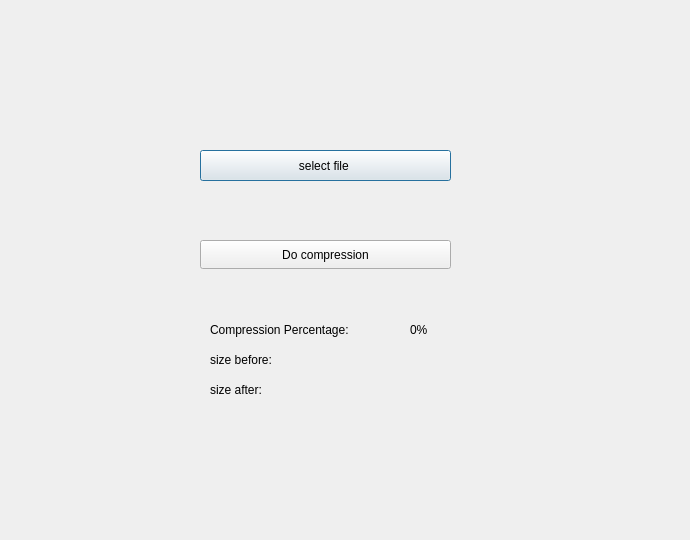
<?xml version="1.0" encoding="UTF-8"?>
<ui version="4.0">
 <class>compress</class>
 <widget class="QDialog" name="compress">
  <property name="geometry">
   <rect>
    <x>0</x>
    <y>0</y>
    <width>690</width>
    <height>540</height>
   </rect>
  </property>
  <property name="windowTitle">
   <string>Dialog</string>
  </property>
  <widget class="QPushButton" name="com_sel">
   <property name="geometry">
    <rect>
     <x>200</x>
     <y>150</y>
     <width>251</width>
     <height>31</height>
    </rect>
   </property>
   <property name="text">
    <string>select file </string>
   </property>
  </widget>
  <widget class="QPushButton" name="docompression">
   <property name="geometry">
    <rect>
     <x>200</x>
     <y>240</y>
     <width>251</width>
     <height>29</height>
    </rect>
   </property>
   <property name="text">
    <string>Do compression</string>
   </property>
  </widget>
  <widget class="QLabel" name="percentageLabel">
   <property name="geometry">
    <rect>
     <x>410</x>
     <y>320</y>
     <width>63</width>
     <height>20</height>
    </rect>
   </property>
   <property name="text">
    <string>0%</string>
   </property>
  </widget>
  <widget class="QLabel" name="label">
   <property name="geometry">
    <rect>
     <x>210</x>
     <y>320</y>
     <width>181</width>
     <height>20</height>
    </rect>
   </property>
   <property name="text">
    <string>Compression Percentage: </string>
   </property>
  </widget>
  <widget class="QLabel" name="label_2">
   <property name="geometry">
    <rect>
     <x>210</x>
     <y>350</y>
     <width>81</width>
     <height>20</height>
    </rect>
   </property>
   <property name="text">
    <string>size before:</string>
   </property>
  </widget>
  <widget class="QLabel" name="label_3">
   <property name="geometry">
    <rect>
     <x>210</x>
     <y>380</y>
     <width>71</width>
     <height>20</height>
    </rect>
   </property>
   <property name="text">
    <string>size after:</string>
   </property>
  </widget>
  <widget class="QLabel" name="before">
   <property name="geometry">
    <rect>
     <x>310</x>
     <y>350</y>
     <width>63</width>
     <height>20</height>
    </rect>
   </property>
   <property name="text">
    <string/>
   </property>
  </widget>
  <widget class="QLabel" name="after">
   <property name="geometry">
    <rect>
     <x>310</x>
     <y>380</y>
     <width>63</width>
     <height>20</height>
    </rect>
   </property>
   <property name="text">
    <string/>
   </property>
  </widget>
 </widget>
 <resources/>
 <connections/>
</ui>
